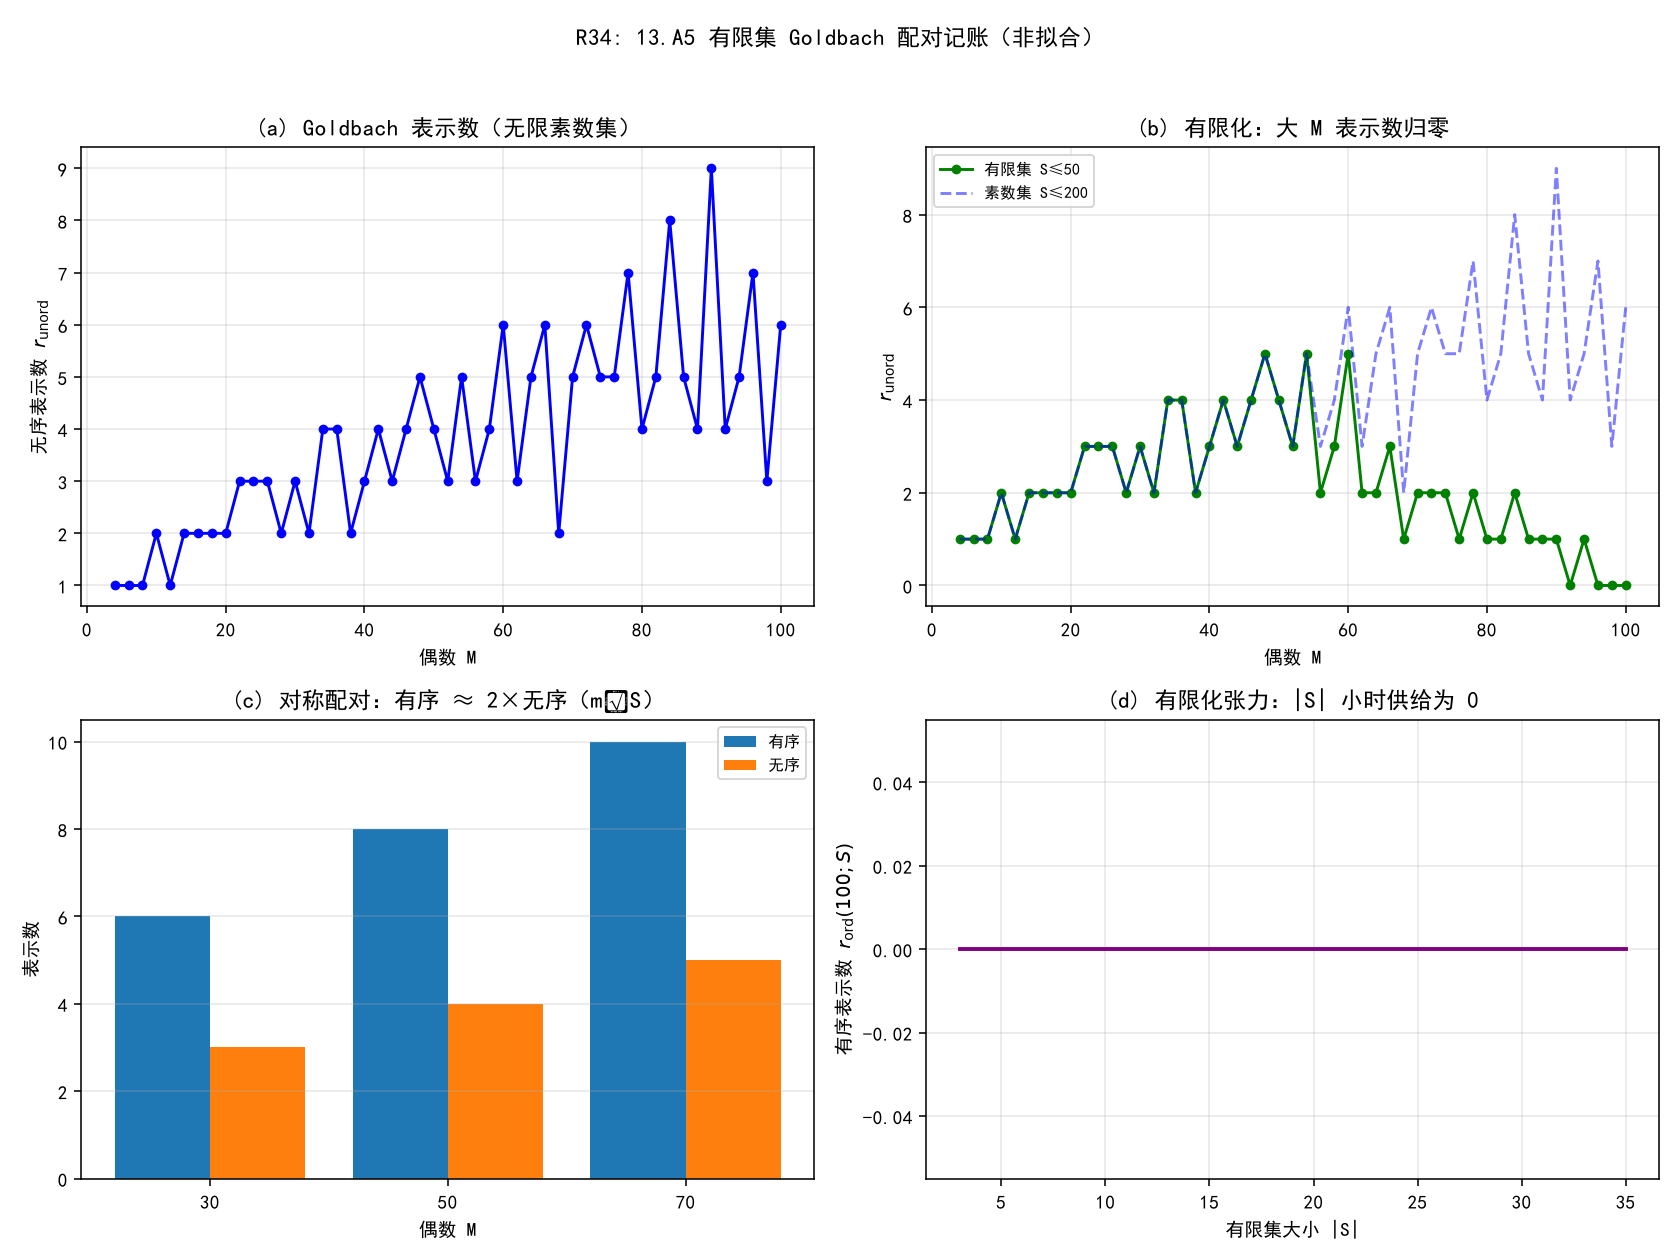

Reproduce this figure in Python.
# -*- coding: utf-8 -*-
"""
R34: 13.A5 配对供给——有限集 Goldbach 表示数记账。
素数/有限集为外部标准数学对象，无拟合。
运行：python "10 探索/超导第一性研究/04_计算验证/R34_有限集配对记账.py"
"""
import csv
import os

import numpy as np
import matplotlib
matplotlib.use("Agg")
import matplotlib.pyplot as plt

plt.rcParams["font.sans-serif"] = ["SimHei", "Microsoft YaHei"]
plt.rcParams["axes.unicode_minus"] = False

HERE = os.path.dirname(os.path.abspath(__file__))


def primes_below(n):
    sieve = [True] * (n + 1)
    sieve[0] = sieve[1] = False
    for i in range(2, int(n ** 0.5) + 1):
        if sieve[i]:
            for j in range(i * i, n + 1, i):
                sieve[j] = False
    return [i for i in range(n + 1) if sieve[i]]


def r_ord(M, S):
    """有序表示数 #{p∈S : M-p∈S}。"""
    Sset = set(S)
    return sum(1 for p in S if (M - p) in Sset)


def r_unord(M, S):
    """无序表示数 #{p≤q, p+q=M, p,q∈S}。"""
    Sset = set(S)
    return sum(1 for p in S if (M - p) in Sset and p <= M - p)


def assertions():
    out = {}
    P = primes_below(100)
    # (R34.1) 上界：r_ord ≤ |S|
    for M in [20, 50, 100]:
        S = [p for p in P if p <= M]
        out[f"rOrd_le_card_M{M}"] = bool(r_ord(M, S) <= len(S))
    # (R34.2) 对称配对恒等式：m∉S 时 r_ord = 2 r_unord
    M = 30  # m=15 不是素数
    S = P
    out["diag_not_in_S"] = 15 not in S
    out["symm_pair_identity"] = bool(r_ord(M, S) == 2 * r_unord(M, S))
    # m∈S 情形：M=14, m=7 是素数 → r_ord = 2 r_unord - 1
    M2 = 14
    out["diag_in_S"] = 7 in S
    out["symm_pair_diag_identity"] = bool(r_ord(M2, S) == 2 * r_unord(M2, S) - 1)
    # 有限化张力：有限集截断后某些名额 r_ord=0
    Ssmall = [2, 3, 5]
    out["finite_gap_M100_small"] = bool(r_ord(100, Ssmall) == 0)
    out["goldbach_infinite_nonempty"] = bool(r_ord(100, P) > 0)
    out["finite_vs_infinite_tension"] = bool(
        out["finite_gap_M100_small"] and out["goldbach_infinite_nonempty"]
    )
    # matching 上界：ν ≤ ⌊|S|/2⌋
    out["matching_bound"] = bool(len(Ssmall) // 2 == 1)
    return out


def plots(a):
    fig, axes = plt.subplots(2, 2, figsize=(12, 9))
    P = primes_below(200)
    evens = list(range(4, 101, 2))

    ax = axes[0, 0]
    rvals = [r_unord(M, P) for M in evens]
    ax.plot(evens, rvals, "b-o", ms=4)
    ax.set_xlabel("偶数 M"); ax.set_ylabel(r"无序表示数 $r_{\rm unord}$")
    ax.set_title("(a) Goldbach 表示数（无限素数集）"); ax.grid(alpha=0.3)

    ax = axes[0, 1]
    Ssmall = primes_below(50)  # 有限截断
    rvals_small = [r_unord(M, Ssmall) for M in evens]
    ax.plot(evens, rvals_small, "g-o", ms=4, label="有限集 S≤50")
    ax.plot(evens, rvals, "b--", alpha=0.5, label="素数集 S≤200")
    ax.set_xlabel("偶数 M"); ax.set_ylabel(r"$r_{\rm unord}$")
    ax.set_title("(b) 有限化：大 M 表示数归零")
    ax.legend(fontsize=8); ax.grid(alpha=0.3)

    ax = axes[1, 0]
    Ms = [30, 50, 70]  # m∉S
    ords = [r_ord(M, P) for M in Ms]
    unords = [r_unord(M, P) for M in Ms]
    x = np.arange(len(Ms))
    ax.bar(x - 0.2, ords, 0.4, label="有序")
    ax.bar(x + 0.2, unords, 0.4, label="无序")
    ax.set_xticks(x); ax.set_xticklabels([str(M) for M in Ms])
    ax.set_xlabel("偶数 M"); ax.set_ylabel("表示数")
    ax.set_title("(c) 对称配对：有序 ≈ 2×无序（对角线不在 S）")
    ax.legend(fontsize=8); ax.grid(alpha=0.3, axis="y")

    ax = axes[1, 1]
    M = 100
    sizes = [3, 5, 10, 20, 35]
    rvals_size = [r_ord(M, primes_below(s)) for s in sizes]
    ax.plot(sizes, rvals_size, "purple", lw=2)
    ax.set_xlabel("有限集大小 |S|"); ax.set_ylabel(r"有序表示数 $r_{\rm ord}(100;S)$")
    ax.set_title("(d) 有限化张力：|S| 小时供给为 0"); ax.grid(alpha=0.3)

    fig.suptitle("R34: 13.A5 有限集 Goldbach 配对记账（非拟合）", fontsize=12)
    fig.tight_layout(rect=[0, 0, 1, 0.96])
    png = os.path.join(HERE, "R34_有限集配对记账.png")
    fig.savefig(png, dpi=140); plt.close(fig)
    return png


if __name__ == "__main__":
    a = assertions()
    print("=== R34 数值断言 ===")
    for k, v in a.items():
        print(f"{k:32s} = {v}")
    p = plots(a)
    path = os.path.join(HERE, "R34_有限集配对记账_断言.csv")
    with open(path, "w", newline="", encoding="utf-8-sig") as f:
        w = csv.writer(f); w.writerow(["assertion", "value"])
        for k, v in a.items():
            w.writerow([k, v])
    print(f"\n图像: {p}\n断言表: {path}")
